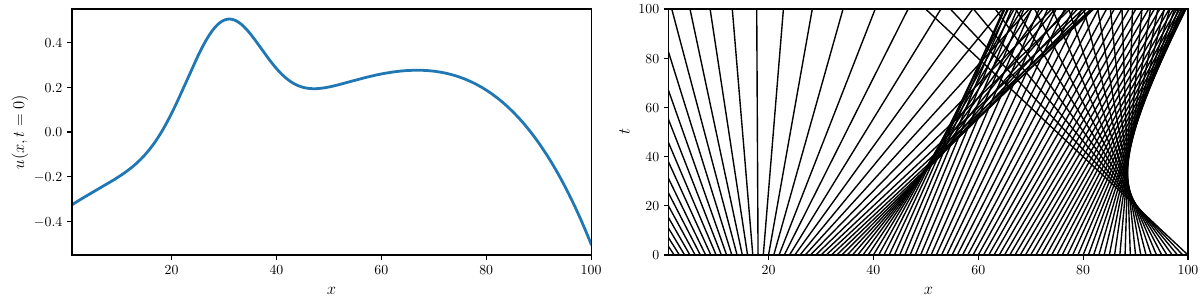

Write the Python code that produced this figure.
#!/usr/bin/env python3

import numpy as np
from matplotlib import pyplot as plt
import matplotlib


params = {
    'axes.labelsize': 12,
    'axes.titlesize': 14,
    'font.size': 16,
    'font.family': 'serif',
    'font.serif': 'DejaVu Sans',
    'legend.fontsize': 12,
    'xtick.labelsize': 10,
    'ytick.labelsize': 10,
    'text.usetex': True,
    'figure.subplot.left'    : 0.06,
    'figure.subplot.right'   : 0.99,
    'figure.subplot.bottom'  : 0.15,
    'figure.subplot.top'     : 0.97,
    'figure.subplot.wspace'  : 0.15,
    'figure.subplot.hspace'  : 0.25,
    'figure.dpi' : 200,
    'lines.markersize' : 6,
    'lines.linewidth' : 2.
}

matplotlib.rcParams.update(params)



fig = plt.figure(figsize=(12, 3))
ax1 = fig.add_subplot(1,2,1)
ax2 = fig.add_subplot(1,2,2)


xmin = 1.
xmax = 100.
tmin = 0.
tmax = 100.
x = np.linspace(xmin, xmax, 1000)

def u(x):
    width = 5.
    amp = 0.5
    loc = 30
    amp2 = 5.e-8
    return amp * np.exp(-(x-loc)**2/(2*width)**2) - amp2 * (x-loc)**4 + x/xmax - 0.3



ax1.plot(x, u(x))

x_characteristics = np.linspace(xmin, xmax, 100)
t_characteristics = np.linspace(tmin, tmax, 10)

for xc in x_characteristics:
    a = u(xc)
    xc_all = xc + a * t_characteristics

    ax2.plot(xc_all, t_characteristics, c="k", lw=1)

ax1.set_xlim(xmin, xmax)
ax1.set_ylim(-0.55, 0.55)
ax2.set_xlim(xmin, xmax)
ax2.set_ylim(tmin, tmax)
ax1.set_xlabel(r"$x$")
ax2.set_xlabel(r"$x$")
ax1.set_ylabel(r"$u(x, t=0)$")
ax2.set_ylabel(r"$t$")



#  plt.show()
plt.savefig("burgers_characteristics.pdf")






